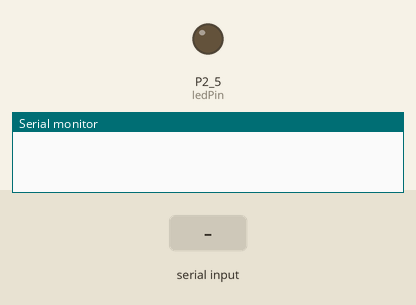
Simulated run of this sketch. Board: TI MSP430 LaunchPad. Parts: output pins drawn as LEDs (lit = HIGH), the last lines printed to the serial monitor. Inputs (shaded band) come from the test bench. No radio packets arrive unless stated.

Above: at 1.2 s.
1.3 s: "1" received over Serial
At 2.5 s:
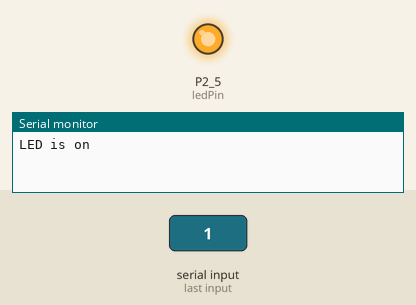
2.8 s: "0" received over Serial
At 3.6 s:
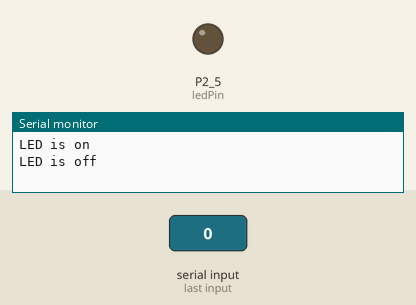
Timing chart, 0 to 5.8 s (numbered marks = the images above; inputs shaded):
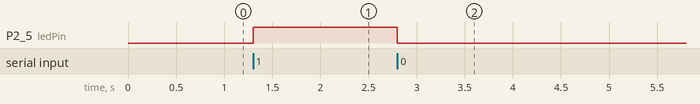

The sketch:

qHub_arduino.ino
```cpp
#include "VirtualWire.h"

#define ledPin 13
#define txPin 8

char *controller;

void setup() {
  pinMode(ledPin, OUTPUT);
  digitalWrite(ledPin, LOW);

  vw_set_ptt_inverted(true);
  vw_set_tx_pin(txPin);
  vw_setup(4000);// speed of data transfer Kbps

  Serial.begin(9600);
}

void loop() {
  if(Serial.available() > 0){
    char letter = Serial.read();

    if(letter == '1'){
      digitalWrite(ledPin, HIGH);
      Serial.println("LED is on");
    }else if(letter == '0'){
      digitalWrite(ledPin, LOW);
      Serial.println("LED is off");
    }else if(letter == 'x'){

      controller="A1";
      vw_send((uint8_t *)controller, strlen(controller));
      vw_wait_tx(); // Wait until the whole message is gone
      digitalWrite(txPin,1);

      Serial.println("Sent HIGH via 433mhz");
    }else if(letter == 'z'){

      controller="A0";
      vw_send((uint8_t *)controller, strlen(controller));
      vw_wait_tx(); // Wait until the whole message is gone
      digitalWrite(txPin,0);

      Serial.println("Sent LOW via 433mhz");
    }
  }
}
```

Measured:
- after the input at 1.3 s, P2_5 (ledPin): LOW → HIGH at once
- after the input at 2.8 s, P2_5 (ledPin): HIGH → LOW at once
